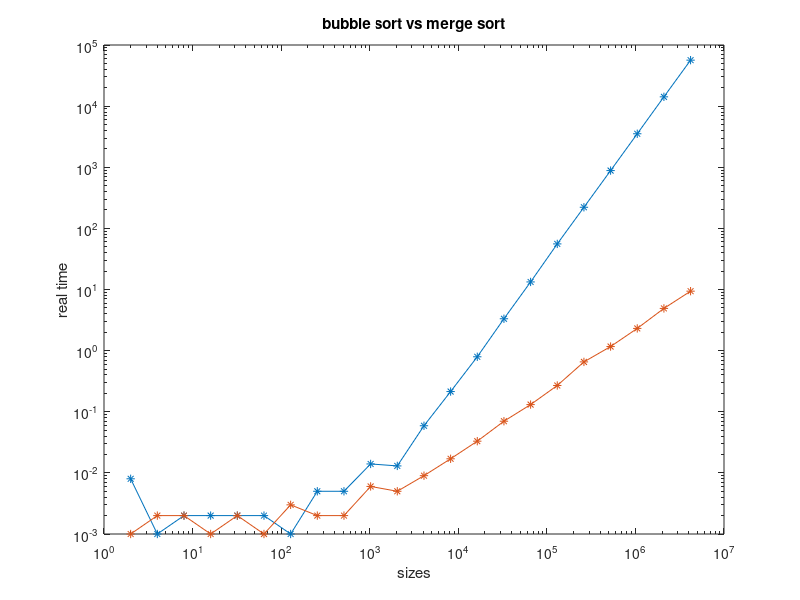
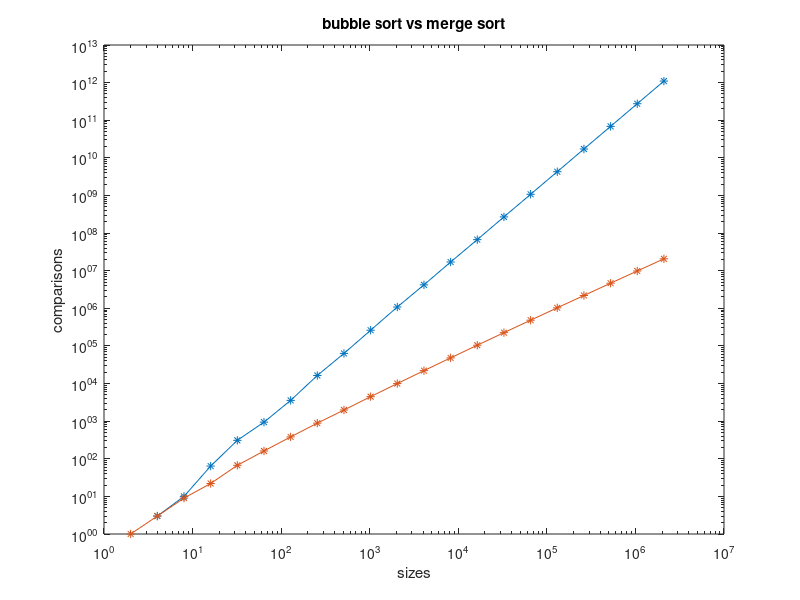

Here is the MATLAB script that generated these plots, in order:
bubble_test = [
    2       0.008     0.000     0.000
    4       0.001     0.000     0.000
    8       0.002     0.000     0.000
    16      0.002     0.000     0.000
    32      0.002     0.000     0.000
    64      0.002     0.000     0.000
    128     0.001     0.000     0.000
    256     0.005     0.000     0.000
    512     0.005     0.000     0.000
    1024    0.014     0.004     0.000
    2048    0.013     0.008     0.000
    4098    0.059     0.040     0.000
    8192    0.214     0.184     0.000
    16384   0.793     0.732     0.028
    32768   3.321     3.192     0.040
    65536   13.300    13.268    0.004
    131072  55.720    54.972    0.188
    262144  221.518   221.012   0.136
    524288  882.027   880.232   0.456
    1048576 3531.714  3525.856  2.016
    2097152 14189.293 14171.008 5.700
    4194304 56500.826 56460.120 15.696
]

merge_test = [
    2       0.001 0.000 0.000
    4       0.002 0.000 0.000
    8       0.002 0.000 0.000
    16      0.001 0.000 0.000
    32      0.002 0.000 0.000
    64      0.001 0.000 0.000
    128     0.003 0.000 0.000
    256     0.002 0.000 0.000
    512     0.002 0.000 0.000
    1024    0.006 0.000 0.000
    2048    0.005 0.004 0.000
    4096    0.009 0.008 0.000
    8192    0.017 0.016 0.000
    16384   0.033 0.028 0.000
    32768   0.070 0.060 0.000
    65536   0.131 0.124 0.000
    131072  0.269 0.244 0.012
    262144  0.654 0.528 0.016
    524288  1.166 1.084 0.020
    1048576 2.309 2.232 0.028
    2097152 4.905 4.500 0.152
    4194304 9.392 9.072 0.152
]


sizes = bubble_test(:,1);

bubble_times = bubble_test(:, 2);
merge_times = merge_test(:, 2);
figure(1);
loglog(sizes, bubble_times, '-*', sizes, merge_times, '-*');
title('bubble sort vs merge sort');
xlabel('sizes');
ylabel('real time');

%-------------Comparisons-------------

bubble_comp = [
    2 0
    4 3
    8 10
    16 64
    32 309
    64 941
    128 3568
    256 16391
    512 63209
    1024 261380
    2048 1082009
    4096 4205756
    8192 16997812
    16384 66922747
    32768 269160773
    65536 1075184452
    131072 4284234677
    262144 17185340618
    524288 68744510279
    1048576 274900081173
    2097152 1099246372752
];

merge_comp = [
    2 1
    4 3
    8 9
    16 22
    32 67
    64 161
    128 381
    256 886
    512 1978
    1024 4480
    2048 9983
    4096 22022
    8192 48084
    16384 104382
    32768 225193
    65536 482772
    131072 1030887
    262144 2193376
    524288 4649603
    1048576 9822678
    2097152 20694984
];

sizes = bubble_comp(:, 1);
bubble_comps = bubble_comp(:, 2);
merge_comps = merge_comp(:, 2);

figure(2);
loglog(sizes, bubble_comps, '-*', sizes, merge_comps, '-*');
title('bubble sort vs merge sort');
xlabel('sizes');
ylabel('comparisons');